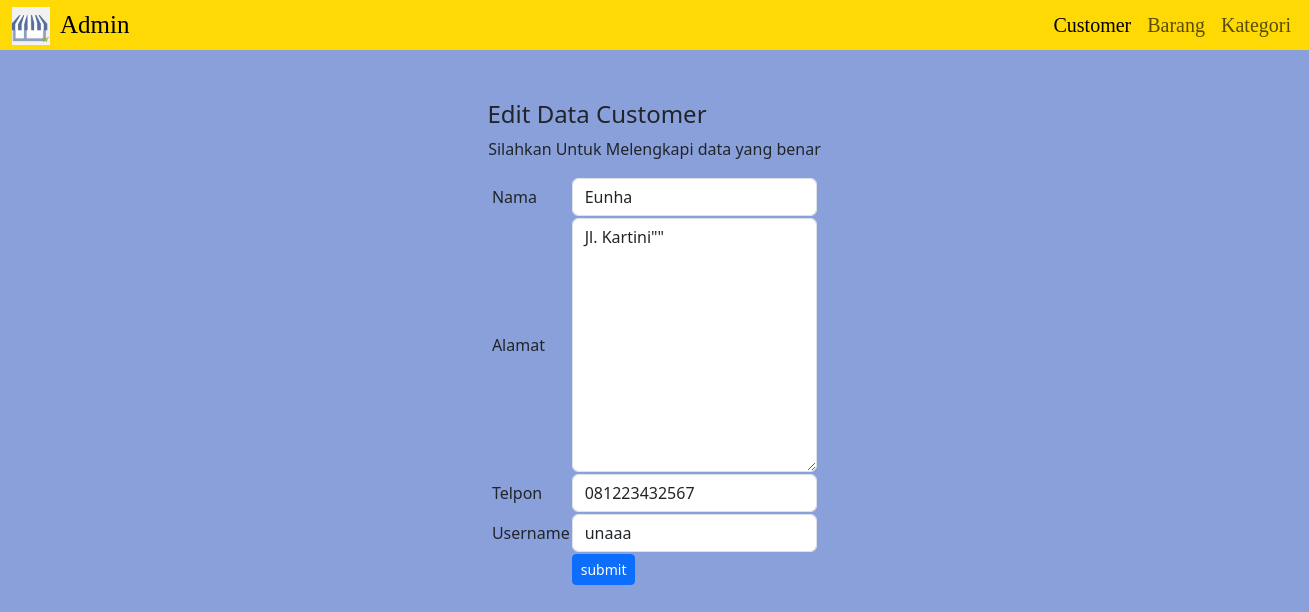
Screenshot of /Sesi29/edit.php?id_customer=5 with the database file from the repository.
### tables this page shows
CREATE TABLE `customer` (
  `id_customer` int(11) NOT NULL,
  `nama_customer` varchar(255) DEFAULT NULL,
  `alamat_customer` varchar(255) DEFAULT NULL,
  `telp_customer` varchar(12) DEFAULT NULL,
  `username_customer` varchar(255) DEFAULT NULL,
  `id_user` int(11) DEFAULT NULL
);

### Sesi29/edit.php (the view, shortened to what this page needs)
<!DOCTYPE html>
<html lang="en">
<head>
    <link href="https://cdn.jsdelivr.net/npm/bootstrap@5.3.2/dist/css/bootstrap.min.css" rel="stylesheet">
</head>
<?php
include("connection.php");
$id_customer = $_GET['id_customer'];
$customers = mysqli_query($connection, " SELECT * FROM customer WHERE id_customer = '$id_customer'");
foreach ($customers as $customer) {
    $nama_customer = $customer['nama_customer'];
    $alamat_customer = $customer['alamat_customer'];
    $telp_customer = $customer['telp_customer'];
    $username_customer = $customer['username_customer'];
}
?>
<body style="background-color: #8aa0db;">
    <nav class="navbar navbar-expand-lg bg-body-#ffd903;" style="background-color: #ffd903; height: 50px;">
        <div class="container-fluid">
            <img src="penjualan.png" alt="Logo" width="70" height="40" style="padding-top: 2px; ">
            <a class="navbar-brand" href="#" style="margin-left: 10px; font-family:Times New Roman;font-size: 25px;">Admin</a>
            <div class="collapse navbar-collapse" id="navbarNavAltMarkup">
                <div class="navbar-nav">
                    <a class="nav-link active" aria-current="page" href="http://localhost/PHP/Sesi29/index.php" style="margin-left: 900px; font-family:Times New Roman; font-size: 20px;">Customer</a>
                    <a class="nav-link" href="http://localhost/PHP/Sesi29/barang/index.php" style="font-family:Times New Roman; font-size: 20px;">Barang</a>
                    <a class="nav-link" href="http://localhost/PHP/Sesi29/kategori/index.php" style="font-family:Times New Roman; font-size: 20px;">Kategori</a>
                </div>
            </div>
        </div>
    </nav>
    <form action="proses_edit_customer.php?id_customer=<?php echo $id_customer; ?>" method="post">
        <h4 style="margin-top: 50px;  text-align: center; margin-right: 115px;">Edit Data Customer</h4>
        <p style="text-align: center; ">Silahkan Untuk Melengkapi data yang benar</p>
        <table width="25%" align="center">
            <tr>
                <td>
                    Nama
                </td>
                <td><input type="text" class="form-control" name="nama_customer" value="<?php echo $nama_customer; ?>"></td>
            </tr>
            <tr>
                <td>
                    Alamat
                </td>
                <td> <textarea class="form-control" name="alamat_customer" id="" rows="10"><?php echo $alamat_customer; ?>"</textarea></td>
            </tr>
            <tr>
                <td>
                    Telpon
                </td>
                <td><input type="number" name="telp_customer" class="form-control" value="<?php echo $telp_customer; ?>"></td>
            </tr>
            <tr>
                <td>
                    Username
                </td>
                <td><input type="text" name="username_customer" class="form-control" value="<?php echo $username_customer; ?>"></td>
            </tr>
            <td></td>
            <td> <input type="submit" name="submit" value="submit" class="btn btn-primary btn-sm"></td>
        </table>
    </form>
</body>
</html>

### rows the page displays
customer: nama_customer "Eunha", alamat_customer "Jl. Kartini\"\"", telp_customer "081223432567", username_customer "unaaa"
